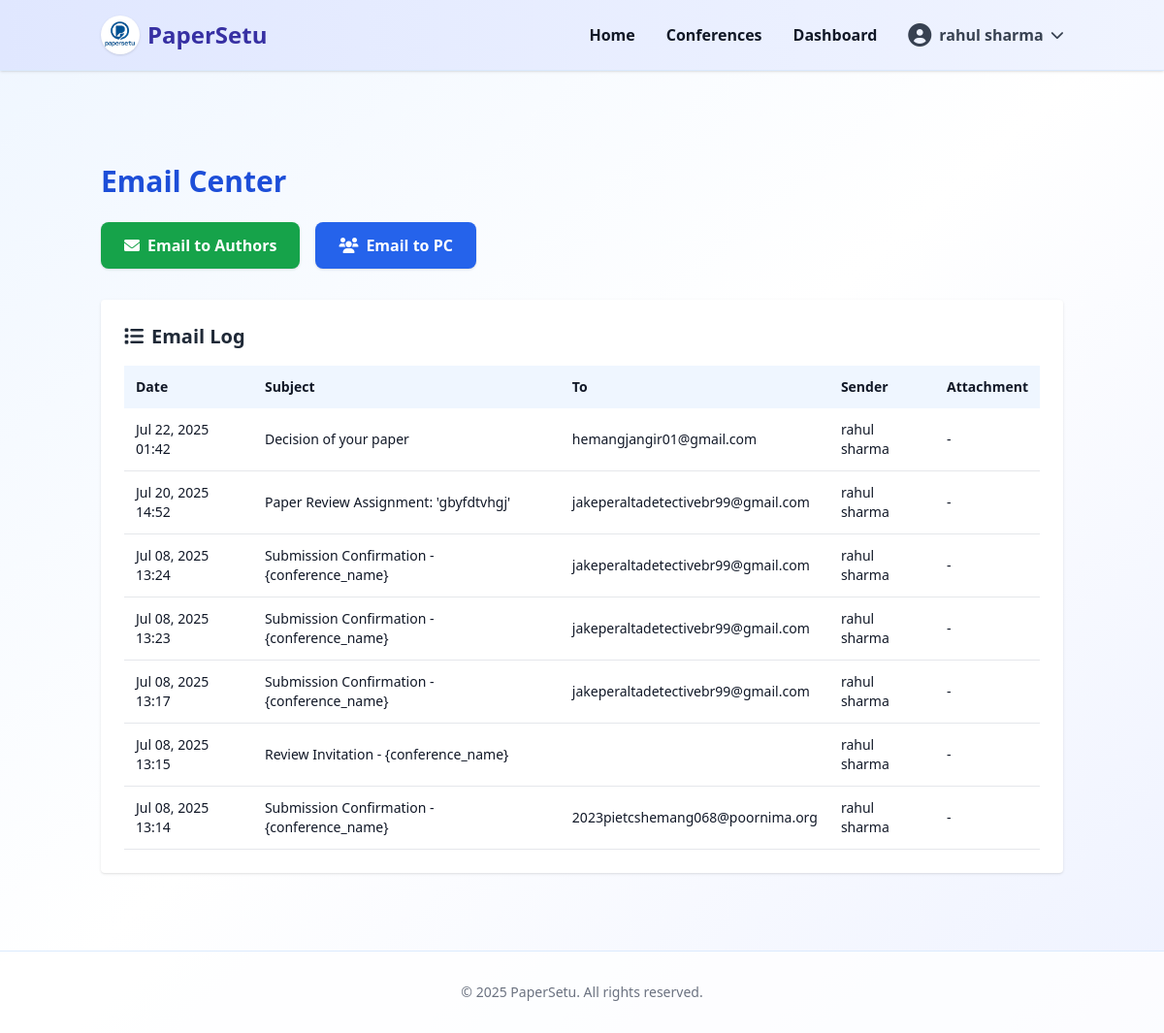
Page /dashboard/conference/8/email/ (signed in) on the committed database.
### accounts/models.py (models this page shows, shortened)
class User(AbstractUser):
    email = models.EmailField(unique=True)
    is_verified = models.BooleanField(default=False)
    otp = models.CharField(max_length=6, blank=True, null=True)
    otp_created_at = models.DateTimeField(blank=True, null=True)

### dashboard/models.py (models this page shows, shortened)
class PCEmailLog(models.Model):
    conference = models.ForeignKey(Conference, on_delete=models.CASCADE)
    sender = models.ForeignKey(User, on_delete=models.SET_NULL, null=True, related_name='sent_pc_emails')
    subject = models.CharField(max_length=200)
    body = models.TextField()
    recipients = models.TextField()  # Comma-separated emails
    sent_at = models.DateTimeField(auto_now_add=True)
    attachment_name = models.CharField(max_length=255, blank=True, null=True)
    template_used = models.ForeignKey(EmailTemplate, on_delete=models.SET_NULL, null=True, blank=True)

### dashboard/views.py (the view)
# urls.py: path('conference/<int:conf_id>/email/', views.email_placeholder, name='email_placeholder'),
@login_required
def email_placeholder(request, conf_id):
    conference = get_object_or_404(Conference, id=conf_id)
    nav_items = [
        "Submissions", "Reviews", "Status", "PC", "Events",
        "Email", "Administration", "Conference", "News", "papersetu"
    ]
    active_tab = "Email"
    review_dropdown_items = [
        {'label': 'All submissions', 'url': reverse('dashboard:all_submissions', args=[conference.id])},
        {'label': 'Assigned to me', 'url': reverse('dashboard:assigned_to_me', args=[conference.id])},
        {'label': 'Subreviewers', 'url': reverse('dashboard:subreviewers', args=[conference.id])},
        {'label': 'Pool of subreviewers', 'url': reverse('dashboard:pool_subreviewers', args=[conference.id])},
        {'label': 'By PC member', 'url': reverse('dashboard:by_pc_member', args=[conference.id])},
        {'label': 'By submission', 'url': reverse('dashboard:by_submission', args=[conference.id])},
        {'label': 'Delete', 'url': reverse('dashboard:delete_review', args=[conference.id])},
        {'label': 'Send to authors', 'url': reverse('dashboard:send_to_authors', args=[conference.id])},
        {'label': 'Missing reviews', 'url': reverse('dashboard:missing_reviews', args=[conference.id])},
    ]
    email_logs = PCEmailLog.objects.filter(conference=conference, sender=conference.chair).order_by('-sent_at')[:50]
    return render(request, 'dashboard/email_placeholder.html', {
        'conference': conference,
        'nav_items': nav_items,
        'active_tab': active_tab,
        'review_dropdown_items': review_dropdown_items,
        'email_logs': email_logs,
    })

### templates/dashboard/email_placeholder.html
{% extends 'dashboard/dashboard.html' %}
{% block content %}
<div class="max-w-5xl mx-auto mt-8">
  <h1 class="text-3xl font-bold text-blue-700 mb-6">Email Center</h1>
  <div class="flex flex-wrap gap-4 mb-8">
    <a href="{% url 'dashboard:send_to_authors' conference.id %}" class="bg-green-600 hover:bg-green-700 text-white px-6 py-3 rounded-lg font-semibold shadow flex items-center gap-2">
      <i class="fas fa-envelope"></i> Email to Authors
    </a>
    <a href="{% url 'dashboard:pc_send_email' conference.id %}" class="bg-blue-600 hover:bg-blue-700 text-white px-6 py-3 rounded-lg font-semibold shadow flex items-center gap-2">
      <i class="fas fa-users"></i> Email to PC
    </a>
  </div>
  <div class="bg-white rounded shadow p-6">
    <h2 class="text-xl font-semibold text-gray-800 mb-4 flex items-center gap-2"><i class="fas fa-list"></i> Email Log</h2>
    {% if email_logs %}
      <div class="overflow-x-auto">
        <table class="min-w-full text-sm">
          <thead class="bg-blue-50">
            <tr>
              <th class="p-3 text-left font-semibold">Date</th>
              <th class="p-3 text-left font-semibold">Subject</th>
              <th class="p-3 text-left font-semibold">To</th>
              <th class="p-3 text-left font-semibold">Sender</th>
              <th class="p-3 text-left font-semibold">Attachment</th>
            </tr>
          </thead>
          <tbody>
            {% for email in email_logs %}
            <tr class="border-b">
              <td class="p-3">{{ email.sent_at|date:"M d, Y H:i" }}</td>
              <td class="p-3">{{ email.subject }}</td>
              <td class="p-3">{{ email.recipients }}</td>
              <td class="p-3">{{ email.sender.get_full_name|default:email.sender.username }}</td>
              <td class="p-3">{{ email.attachment_name|default:'-' }}</td>
            </tr>
            {% endfor %}
          </tbody>
        </table>
      </div>
    {% else %}
      <div class="text-gray-500">No emails sent yet.</div>
    {% endif %}
  </div>
</div>
{% endblock %}

### templates/dashboard/dashboard.html (shortened to what this page needs)
{% load static %}
{% load conference_extras %}
<!DOCTYPE html>
<html lang="en">
<head>
    <script src="https://cdn.tailwindcss.com"></script>
    <link href="https://cdnjs.cloudflare.com/ajax/libs/font-awesome/6.0.0/css/all.min.css" rel="stylesheet">
</head>
<body class="bg-gradient-to-br from-blue-50 via-white to-indigo-50 min-h-screen text-gray-900">
    <nav class="gradient-header shadow mb-8 border-b border-blue-100">
        <div class="container mx-auto px-4 py-4 flex justify-between items-center">
            <div class="flex items-center gap-2">
                <img src="{% static 'images/LOGO BG.png' %}" alt="PaperSetu Logo" class="w-10 h-10 rounded-full shadow bg-white">
                <span class="text-2xl font-bold text-indigo-800">PaperSetu</span>
            </div>
            <ul class="flex items-center gap-8 text-base font-semibold">
                <li><a href="/" class="hover:text-blue-600 transition">Home</a></li>
                <li><a href="/conference/" class="hover:text-blue-600 transition">Conferences</a></li>
                <li><a href="/dashboard/" class="hover:text-blue-600 transition">Dashboard</a></li>
                <li class="relative" x-data="{ open: false }">
                    <button @click="open = !open" class="flex items-center space-x-2 text-gray-700 hover:text-blue-600 transition-colors font-semibold">
                        <i class="fas fa-user-circle text-2xl"></i>
                        <span>{{ user.get_full_name|default:user.username }}</span>
                        <i class="fas fa-chevron-down text-sm"></i>
                    </button>
                </li>
            </ul>
        </div>
    </nav>
    <main class="container mx-auto px-4 py-8">
        {% block content %}{% endblock %}
    </main>
    <footer class="w-full bg-white/80 border-t border-blue-100 py-8 mt-12 text-center text-gray-500 text-sm">
        &copy; {% now "Y" %} PaperSetu. All rights reserved.
    </footer>
</body>
</html>

### templates/dashboard/dashboard.html (style rules this page uses)
.gradient-header { background: linear-gradient(90deg, #e0e7ff 0%, #f0f4ff 100%); }

### rows in the picture
User: get_full_name "rahul sharma"
PCEmailLog: sent_at "Jul 22, 2025 01:42", subject "Decision of your paper", recipients "hemangjangir01@gmail.com", sender.get_full_name "rahul sharma", attachment_name "-"
PCEmailLog: sent_at "Jul 20, 2025 14:52", subject "Paper Review Assignment: 'gbyfdtvhgj'", recipients "jakeperaltadetectivebr99@gmail.com", sender.get_full_name "rahul sharma", attachment_name "-"
PCEmailLog: sent_at "Jul 08, 2025 13:24", subject "Submission Confirmation - {conference_name}", recipients "jakeperaltadetectivebr99@gmail.com", sender.get_full_name "rahul sharma", attachment_name "-"
PCEmailLog: sent_at "Jul 08, 2025 13:23", subject "Submission Confirmation - {conference_name}", recipients "jakeperaltadetectivebr99@gmail.com", sender.get_full_name "rahul sharma", attachment_name "-"
PCEmailLog: sent_at "Jul 08, 2025 13:17", subject "Submission Confirmation - {conference_name}", recipients "jakeperaltadetectivebr99@gmail.com", sender.get_full_name "rahul sharma", attachment_name "-"
PCEmailLog: sent_at "Jul 08, 2025 13:15", subject "Review Invitation - {conference_name}", sender.get_full_name "rahul sharma", attachment_name "-"
PCEmailLog: sent_at "Jul 08, 2025 13:14", subject "Submission Confirmation - {conference_name}", recipients "2023pietcshemang068@poornima.org", sender.get_full_name "rahul sharma", attachment_name "-"
